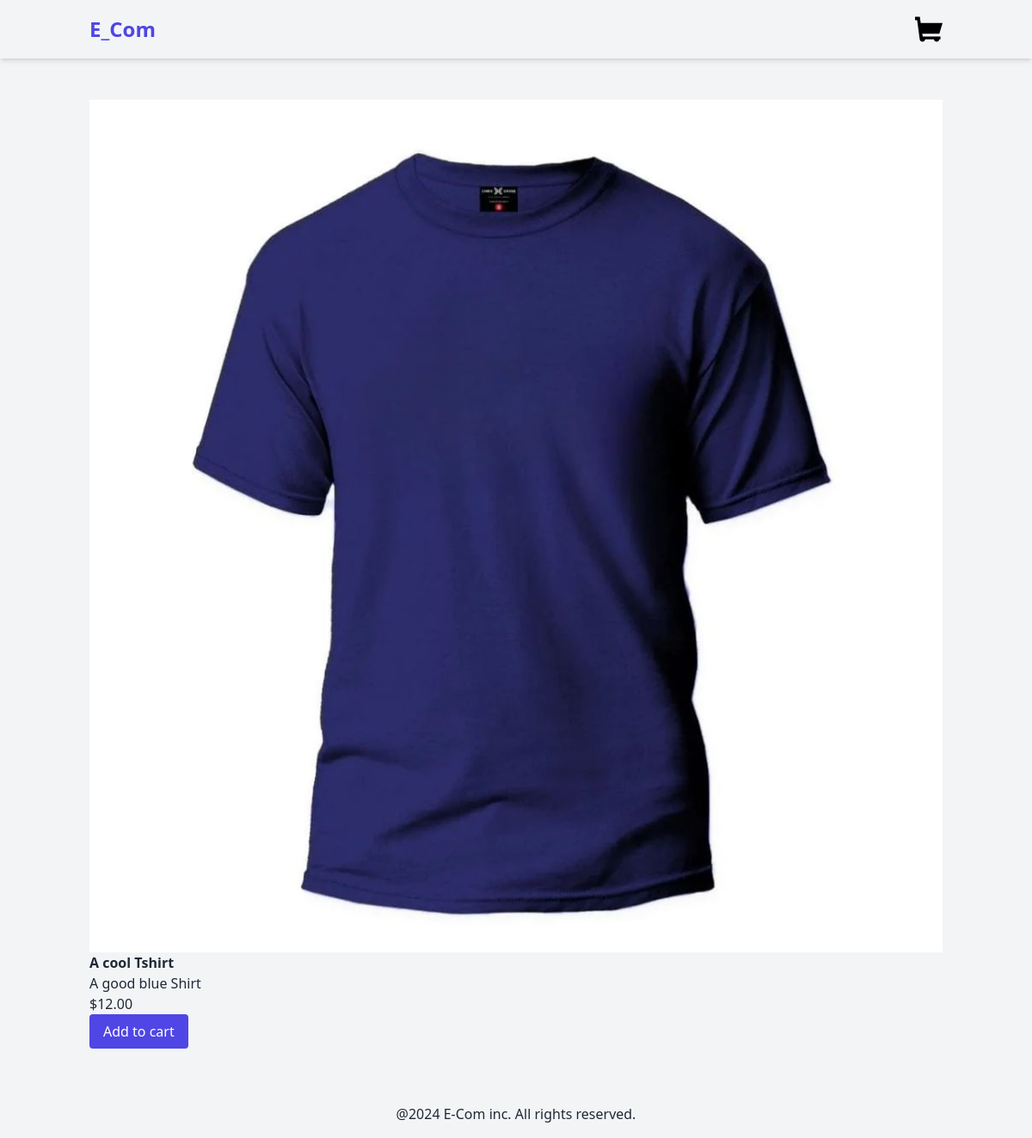
/product/1/a-cool-tshirt/, run on the app's committed database.
### products/models.py (models this page shows, shortened)
class Product(models.Model):
    category=models.ForeignKey(Category,related_name='products',on_delete=models.CASCADE)
    name=models.CharField(max_length=250)
    slug=models.SlugField(blank=True)
    description = models.TextField(blank=True)
    price=models.DecimalField(max_digits=10,decimal_places=2)
    available=models.BooleanField(default=True)
    created=models.DateTimeField(auto_now_add=True)
    updated=models.DateTimeField(auto_now=True)
    image=models.ImageField(upload_to='products',blank=True,null=True)

### products/views.py (the view)
# urls.py: path('product/<int:id>/<slug:slug>/',views.product_detail,name='product_detail')
def product_detail(request,id,slug):
    product = get_object_or_404(Product,id=id,slug=slug,available=True)
    return render(request,'products/product/detail.html',{'product':product})

### products/templates/products/product/detail.html (shortened to what this page needs)
{% extends 'base.html' %}
{%block content%}
<div class ="container mx-auto p-4 flex">
<div>
    {%if product.image%}
    <img src='{{product.image.url}}' alt={{product.name}} class="max-h-[80vh]">
    {%else%}
    <p>The image is not available</p>
    {%endif%}
    <h3 class ="font-semibold">{{product.name}}</h3>
    <p>{{product.description}}</p>
    <p class = "text-indigo-600>">${{product.price}}</p>
    <form action="{% url 'cart:cart_add' product.id %}" method = "post" id="add-to-cart-form">
        <button type="submit" class ="bg-indigo-600 text-white px-4 py-2 rounded">Add to cart</button>
    </form>
</div>
</div>
{%endblock%}

### data on the page
Product: image (picture), name "A cool Tshirt", description "A good blue Shirt", price "12.00"
